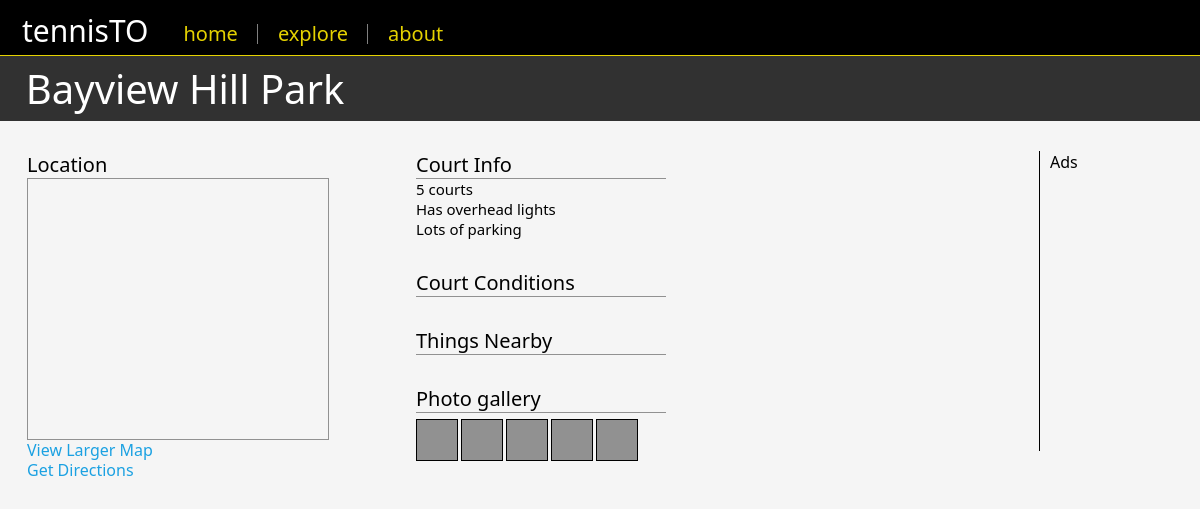
The app's page /courts/view/bayview_hill_park/ with its own data.
### CourtInfo/models.py (models this page shows, shortened)
class Court(models.Model):
    name = models.CharField(max_length=100)
    street_address = models.CharField(max_length=150, blank=True)
    city = models.ForeignKey(City)
    geo_position = GeopositionField()
    slug = models.SlugField(unique=True)
    photosynth_url = models.URLField(blank=True)
    fallback_image_url = models.URLField(blank=True)
    is_public = models.BooleanField(default=True)
    number_of_courts = models.IntegerField(default=2, blank=True)
    has_lights = models.BooleanField(default=True)
    surface_type = models.IntegerField(default=4, choices=SURFACE_TYPE_CHOICES)
    court_info = models.TextField(blank=True)
    court_condition = models.TextField(blank=True)
    def court_info_html(self):
        return self.court_info.replace('\n', '<br>')
    def court_condition_html(self):
        return self.court_condition.replace('\n', '<br>')
    def full_address(self):
        cityName = self.city.name
        provinceName = self.city.province.name
        if self.street_address:
            return '{0}, {1}'.format(self.street_address, self.city.full_address())
        else:
            return '{0}, {1}'.format(self.name, self.city.full_address())
    class Meta:
        verbose_name = 'court'
        verbose_name_plural = 'courts'

### CourtInfo/views.py (the view)
# urls.py: url(r'^view/(?P<slug>[\w-]+)/$', views.viewCourtInfo, name='viewCourtInfo'),
def viewCourtInfo(request, slug):
    try:
        court = Court.objects.get(slug = slug)
    except Court.DoesNotExist:
        raise Http404
    context = {'court': court}
    return render(request, 'CourtInfo/court_info_view.html', context)

### CourtInfo/models.py (called while the page is built)
    def full_address(self):
        if self.short_name:
            return '{0}, {1}'.format(self.short_name, self.country.name)
        else:
            return '{0}, {1}'.format(self.name, self.country.name)

    def full_address(self):
        return '{0}, {1}'.format(self.name, self.province.full_address())

### CourtInfo/templates/CourtInfo/court_info_view.html (shortened to what this page needs)
{% extends "base.html" %}
{% block content %}
<div style="color:white; width:100%; font-size:40px; background-color:#313131; margin-top:0px; border:0px; padding-left:5px; padding-top:5px; padding-bottom:5px;">
  &nbsp; {{ court.name }}
</div>
<div class="SpacerLarge"> </div>
<div style="float:right; width:150px; padding-left:10px; border-left:solid 1px black; height:300px;">
    Ads
</div>
<div style="float:left; min-width:300px; padding-left:27px;">
    <div class="TextTitle2Style">
        Location
    </div>
    <div id="mapviewer">
        <div id="map-canvas" style="width:300px; height:260px; border: 1px solid #919191;"></div>
        <div id="LME_maplinks" style="line-height:20px;">
            <a id="LME_largerMap" href="https://maps.google.com/maps?q={{ court.full_address }}" target="_blank">
                View Larger Map
            </a><br>
            <a id="LME_directions" href="https://maps.google.com/maps?daddr={{ court.full_address }}" target="_blank">
                Get Directions
            </a>
        </div>
    </div>
</div>
<div style="float:left; min-width:400px; padding-left:87px;">
    <div class="TextTitle2Style" style="border-bottom:solid 1px #919191; width:250px;">
        Court Info
    </div>
    <div class="TextNormalStyle">
        {{ court.number_of_courts }} courts <br>
        {% if court.has_lights %}
            Has overhead lights <br>
        {% else %}
            No overhead lights <br>
        {% endif %}
        {{ court.court_info_html|safe }}
    </div>
    <div class="SpacerLarge"> </div>
    <div class="TextTitle2Style" style="border-bottom:solid 1px #919191; width:250px;">
        Court Conditions
    </div>
    <div class="SpacerLarge"> </div>
    <div class="TextTitle2Style" style="border-bottom:solid 1px #919191; width:250px;">
        Things Nearby
    </div>
    <div class="SpacerLarge"> </div>
    <div class="TextTitle2Style" style="border-bottom:solid 1px #919191; width:250px;">
        Photo gallery
    </div>
    <div class="SpacerSmall"> </div>
    <div style="float:left; width:40px; height:40px; border: 1px solid black; background-color:#919191; "> </div>
    <div style="float:left; width:40px; height:40px; border: 1px solid black; background-color:#919191; margin-left:3px;"> </div>
    <div style="float:left; width:40px; height:40px; border: 1px solid black; background-color:#919191; margin-left:3px;"> </div>
    <div style="float:left; width:40px; height:40px; border: 1px solid black; background-color:#919191; margin-left:3px;"> </div>
    <div style="float:left; width:40px; height:40px; border: 1px solid black; background-color:#919191; margin-left:3px;"> </div>
    <div class="SpacerLarge"> </div>
    <div class="SpacerLarge"> </div>
    <div class="SpacerLarge"> </div>
</div>
{% endblock %}

### static/tennisTO.css (style rules this page uses)
body { margin: 0; padding: 0; border: 0; height: 100%; background-color: WhiteSmoke; overflow-x : hidden; font-family: "Segoe UI", "Segoe UI Web Regular", "Segoe UI Symbol", "Helvetica Neue", "BBAlpha Sans", "S60 Sans", Arial, "sans-serif"; }

### static/controls.css (style rules this page uses)
.TextTitle2Style { font-size: 20px; }
.TextNormalStyle { font-size: 15px; }
.SpacerLarge { height: 30px; }
.SpacerSmall { height: 6px; }
a { color:#1BA1E2; }
a:link { text-decoration:none; }

### records on screen
Court: name "Bayview Hill Park", number_of_courts "5", court_info_html "Lots of parking"
